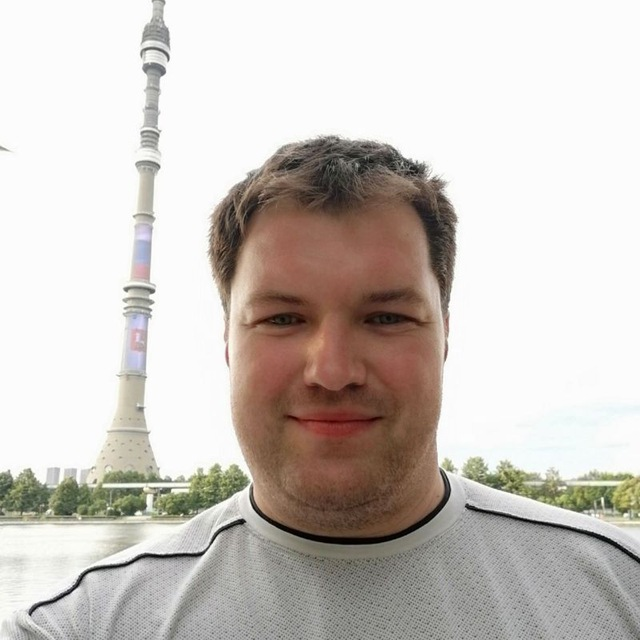
#> input picture python/3/input.jpg, 640 x 640 px
$ python 1.py
#> lines starting #> are read from the running program, lines starting #| are printed output that depends on the picture
#> in main, img is the input picture: shape (640, 640, 3); mean B, G, R 192.1, 197.4, 203.8
import cv2
import numpy as np
import math

def img_size(img):
    return img.shape[:2]

def doubleFiltr(img, size,lowPr,highPr):
    begin = size // 2
    h, w = img_size(img)
    end_h = h - begin
    end_w = w - begin
    for x in range(begin, end_h):
        for y in range(begin, end_w):
            if img[x][y][0] >= lowPr:
                img[x][y]= 255
            elif img[x][y][0]<=lowPr:
                img[x][y]= 0
            else:
                img[x][y]= 127
    return img

def tang(x, y):
    tg = y / x

    if ((x>0 and y<0 and tg<-2.414) or (x<0 and y<0 and tg> 2.414)):
       return 0
    elif (x>0 and y<0 and tg<-0.414):
        return 1
    elif ((x>0 and y<0 and tg>-0.414) or (x>0 and y>0 and tg< 0.414)):
        return 2
    elif (tg == -0.785):
        return 3
    elif ((x>0 and y>0 and tg > 2.414) or (x<0 and y>0 and tg< -2.414)):
        return 4
    elif (x < 0 and y > 0 and tg < -0.414):
        return 5
    elif ((x<0 and y>0 and tg>0.414) or (x<0 and y<0 and tg< 0.414)):
        return 6
    elif (x < 0 and y < 0 and tg < 2.414):
        return 7
    else:
        return 0
def sobel_operation(img, size):
#> called with size = 3
    sobel_x = [[-1, 0, 1], [-2, 0, 2], [-1, 0, 1]]
    sobel_y = [[-1, -2, -1], [0, 0, 0], [1, 2, 1]]

    begin = size // 2
    h, w = img_size(img)
#> h = 640; w = 640

    end_h = h - begin
#> end_h = 639
    end_w = w - begin
#> end_w = 639

    Gv = img.copy()
    Gfi = [[0] * w for i in range(h)]
#> Gfi = 640 items

    for i in range(begin, end_h):
        for j in range(begin, end_w):
            x = 0
            y = 0
            for k in range(size):
                for l in range(size):
                    x += sobel_x[k][l] * img[i - begin + k][j - begin + l][0]
                    y += sobel_y[k][l] * img[i - begin + k][j - begin + l][0]
            Gv[i][j] = int(math.sqrt(x ** 2 + y ** 2))
            Gfi[i][j] = tang(x, y)
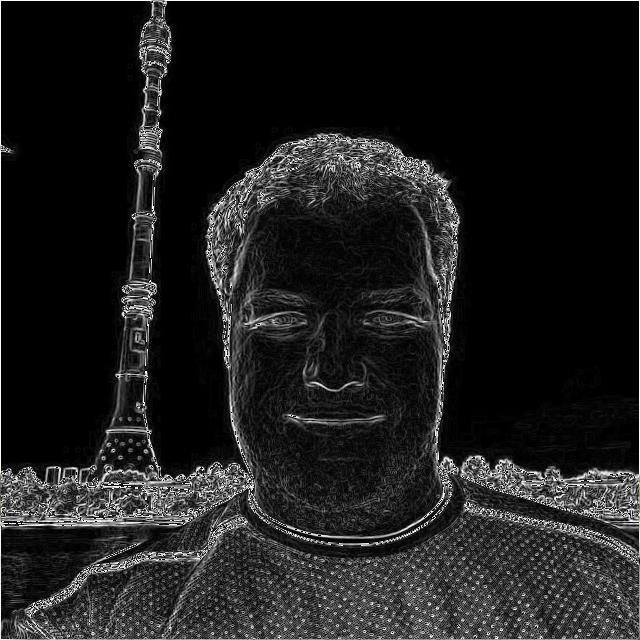
#> Gv: shape (640, 640, 3); mean B, G, R 29.4, 29.4, 29.4
    return Gv, Gfi

def canny_alg(img, size, low, high):
    Gv, Gfi = sobel_operation(img, size)

    h,w = img_size(img)
    begin = size // 2

    end_h = h - begin
    end_w = w - begin

    for i in range(begin, end_h):
        for j in range(begin, end_w):
            if Gfi[i][j] == 0 or Gfi[i][j] == 4:
                if Gv[i][j + 1][0] < Gv[i][j][0] and Gv[i][j][0] > Gv[i][j - 1][0]:
                    Gv[i][j] = Gv[i][j]
                else:
                    Gv[i][j] = [0,0,0]
            if Gfi[i][j] == 1 or Gfi[i][j] == 5:
                if Gv[i + 1][j + 1][0] < Gv[i][j][0] and Gv[i][j][0] > Gv[i - 1][j - 1][0]:
                    Gv[i][j] = Gv[i][j]
                else:
                    Gv[i][j] = [0,0,0]
            if Gfi[i][j] == 2 or Gfi[i][j] == 6:
                if Gv[i + 1][j][0] < Gv[i][j][0] and Gv[i][j][0] > Gv[i - 1][j][0]:
                    Gv[i][j] = Gv[i][j]
                else:
                    Gv[i][j] = [0,0,0]
            if Gfi[i][j] == 3 or Gfi[i][j] == 7:
                if Gv[i + 1][j - 1][0] < Gv[i][j][0] and Gv[i][j][0] > Gv[i - 1][j + 1][0]:
                    Gv[i][j] = Gv[i][j]
                else:
                    Gv[i][j] = [0,0,0]
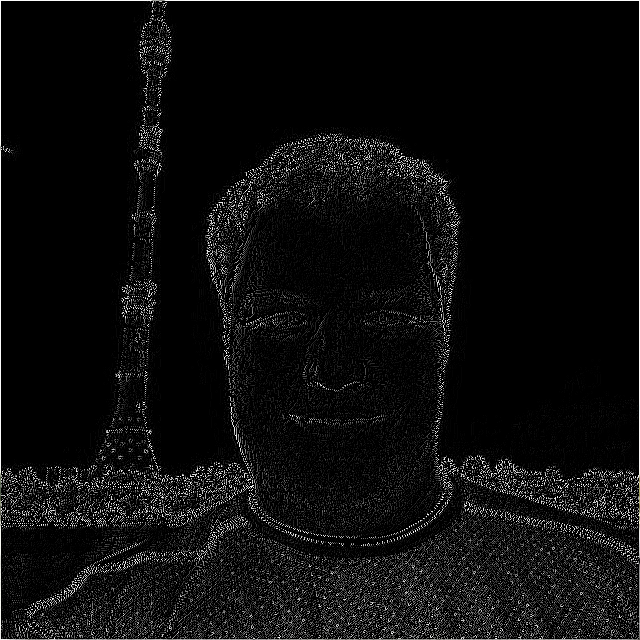
#> Gv: shape (640, 640, 3); mean B, G, R 13.2, 13.2, 13.2
    return Gv, size, low, high
def canny(img, size, low, high):
    img_1, size, low, high = canny_alg(img, size, low, high)
    img_1 = doubleFiltr(img, size, low, high)
#> after the loop in doubleFiltr, `for x in range(begin, end_h):`:
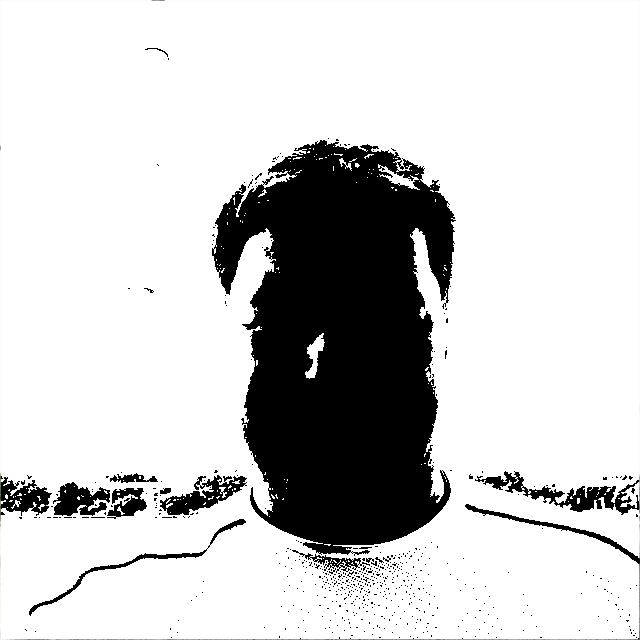
#> img: shape (640, 640, 3); mean B, G, R 205.1, 205.1, 205.1
    return img_1

def main():
    size = 3
    img = cv2.imread("input.jpg", cv2.COLOR_BGR2GRAY)
    img_blur = cv2.blur(img,(1,1))
    img_canny = canny(img_blur, size, 100, 150)
    cv2.imshow("Lab", img_canny)

    cv2.waitKey(0)
    cv2.destroyAllWindows()


if __name__ == '__main__':
    main()
